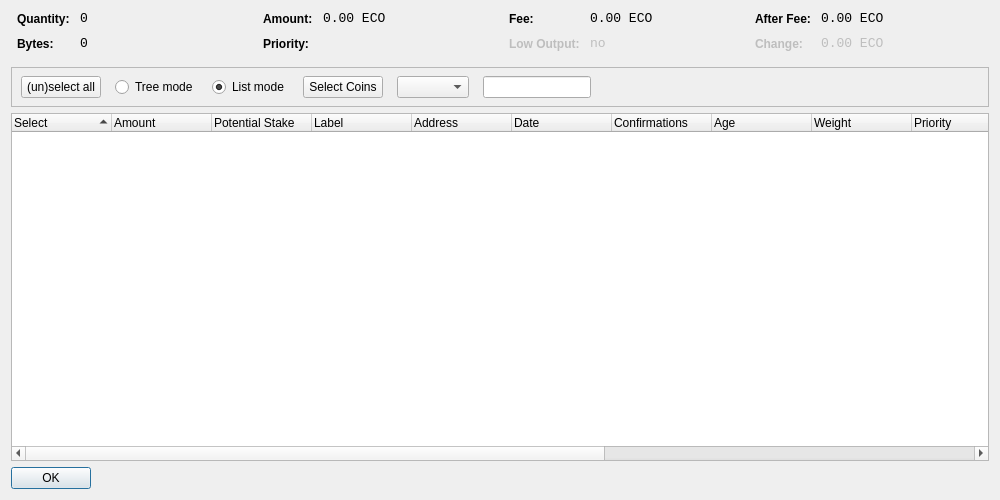
<?xml version="1.0" encoding="UTF-8"?>
<ui version="4.0">
 <class>CoinControlDialog</class>
 <widget class="QDialog" name="CoinControlDialog">
  <property name="geometry">
   <rect>
    <x>0</x>
    <y>0</y>
    <width>1000</width>
    <height>500</height>
   </rect>
  </property>
  <property name="windowTitle">
   <string>Coin Control</string>
  </property>
  <layout class="QVBoxLayout" name="verticalLayout">
   <item>
    <layout class="QHBoxLayout" name="horizontalLayoutTop" stretch="0,0,0,0">
     <property name="topMargin">
      <number>0</number>
     </property>
     <property name="bottomMargin">
      <number>10</number>
     </property>
     <item>
      <layout class="QFormLayout" name="formLayoutCoinControl1">
       <property name="horizontalSpacing">
        <number>10</number>
       </property>
       <property name="verticalSpacing">
        <number>10</number>
       </property>
       <property name="leftMargin">
        <number>6</number>
       </property>
       <property name="rightMargin">
        <number>6</number>
       </property>
       <item row="0" column="0">
        <widget class="QLabel" name="labelCoinControlQuantityText">
         <property name="styleSheet">
          <string notr="true">font-weight:bold;</string>
         </property>
         <property name="text">
          <string>Quantity:</string>
         </property>
        </widget>
       </item>
       <item row="0" column="1">
        <widget class="QLabel" name="labelCoinControlQuantity">
         <property name="font">
          <font>
           <family>Monospace</family>
           <pointsize>10</pointsize>
          </font>
         </property>
         <property name="cursor">
          <cursorShape>IBeamCursor</cursorShape>
         </property>
         <property name="contextMenuPolicy">
          <enum>Qt::ActionsContextMenu</enum>
         </property>
         <property name="text">
          <string>0</string>
         </property>
         <property name="textInteractionFlags">
          <set>Qt::LinksAccessibleByMouse|Qt::TextSelectableByKeyboard|Qt::TextSelectableByMouse</set>
         </property>
        </widget>
       </item>
       <item row="1" column="0">
        <widget class="QLabel" name="labelCoinControlBytesText">
         <property name="styleSheet">
          <string notr="true">font-weight:bold;</string>
         </property>
         <property name="text">
          <string>Bytes:</string>
         </property>
        </widget>
       </item>
       <item row="1" column="1">
        <widget class="QLabel" name="labelCoinControlBytes">
         <property name="font">
          <font>
           <family>Monospace</family>
           <pointsize>10</pointsize>
          </font>
         </property>
         <property name="cursor">
          <cursorShape>IBeamCursor</cursorShape>
         </property>
         <property name="contextMenuPolicy">
          <enum>Qt::ActionsContextMenu</enum>
         </property>
         <property name="text">
          <string>0</string>
         </property>
         <property name="textInteractionFlags">
          <set>Qt::LinksAccessibleByMouse|Qt::TextSelectableByKeyboard|Qt::TextSelectableByMouse</set>
         </property>
        </widget>
       </item>
      </layout>
     </item>
     <item>
      <layout class="QFormLayout" name="formLayoutCoinControl2">
       <property name="horizontalSpacing">
        <number>10</number>
       </property>
       <property name="verticalSpacing">
        <number>10</number>
       </property>
       <property name="leftMargin">
        <number>6</number>
       </property>
       <property name="rightMargin">
        <number>6</number>
       </property>
       <item row="0" column="0">
        <widget class="QLabel" name="labelCoinControlAmountText">
         <property name="styleSheet">
          <string notr="true">font-weight:bold;</string>
         </property>
         <property name="text">
          <string>Amount:</string>
         </property>
        </widget>
       </item>
       <item row="0" column="1">
        <widget class="QLabel" name="labelCoinControlAmount">
         <property name="font">
          <font>
           <family>Monospace</family>
           <pointsize>10</pointsize>
          </font>
         </property>
         <property name="cursor">
          <cursorShape>IBeamCursor</cursorShape>
         </property>
         <property name="contextMenuPolicy">
          <enum>Qt::ActionsContextMenu</enum>
         </property>
         <property name="text">
          <string>0.00 ECO</string>
         </property>
         <property name="textInteractionFlags">
          <set>Qt::LinksAccessibleByMouse|Qt::TextSelectableByKeyboard|Qt::TextSelectableByMouse</set>
         </property>
        </widget>
       </item>
       <item row="1" column="0">
        <widget class="QLabel" name="labelCoinControlPriorityText">
         <property name="styleSheet">
          <string notr="true">font-weight:bold;</string>
         </property>
         <property name="text">
          <string>Priority:</string>
         </property>
        </widget>
       </item>
       <item row="1" column="1">
        <widget class="QLabel" name="labelCoinControlPriority">
         <property name="font">
          <font>
           <family>Monospace</family>
           <pointsize>10</pointsize>
          </font>
         </property>
         <property name="cursor">
          <cursorShape>IBeamCursor</cursorShape>
         </property>
         <property name="contextMenuPolicy">
          <enum>Qt::ActionsContextMenu</enum>
         </property>
         <property name="text">
          <string/>
         </property>
         <property name="textInteractionFlags">
          <set>Qt::LinksAccessibleByMouse|Qt::TextSelectableByKeyboard|Qt::TextSelectableByMouse</set>
         </property>
        </widget>
       </item>
      </layout>
     </item>
     <item>
      <layout class="QFormLayout" name="formLayoutCoinControl3">
       <property name="horizontalSpacing">
        <number>10</number>
       </property>
       <property name="verticalSpacing">
        <number>10</number>
       </property>
       <property name="leftMargin">
        <number>6</number>
       </property>
       <property name="rightMargin">
        <number>6</number>
       </property>
       <item row="0" column="0">
        <widget class="QLabel" name="labelCoinControlFeeText">
         <property name="styleSheet">
          <string notr="true">font-weight:bold;</string>
         </property>
         <property name="text">
          <string>Fee:</string>
         </property>
        </widget>
       </item>
       <item row="0" column="1">
        <widget class="QLabel" name="labelCoinControlFee">
         <property name="font">
          <font>
           <family>Monospace</family>
           <pointsize>10</pointsize>
          </font>
         </property>
         <property name="cursor">
          <cursorShape>IBeamCursor</cursorShape>
         </property>
         <property name="contextMenuPolicy">
          <enum>Qt::ActionsContextMenu</enum>
         </property>
         <property name="text">
          <string>0.00 ECO</string>
         </property>
         <property name="textInteractionFlags">
          <set>Qt::LinksAccessibleByMouse|Qt::TextSelectableByKeyboard|Qt::TextSelectableByMouse</set>
         </property>
        </widget>
       </item>
       <item row="1" column="0">
        <widget class="QLabel" name="labelCoinControlLowOutputText">
         <property name="enabled">
          <bool>false</bool>
         </property>
         <property name="styleSheet">
          <string notr="true">font-weight:bold;</string>
         </property>
         <property name="text">
          <string>Low Output:</string>
         </property>
        </widget>
       </item>
       <item row="1" column="1">
        <widget class="QLabel" name="labelCoinControlLowOutput">
         <property name="enabled">
          <bool>false</bool>
         </property>
         <property name="font">
          <font>
           <family>Monospace</family>
           <pointsize>10</pointsize>
          </font>
         </property>
         <property name="cursor">
          <cursorShape>IBeamCursor</cursorShape>
         </property>
         <property name="contextMenuPolicy">
          <enum>Qt::ActionsContextMenu</enum>
         </property>
         <property name="text">
          <string>no</string>
         </property>
         <property name="textInteractionFlags">
          <set>Qt::LinksAccessibleByMouse|Qt::TextSelectableByKeyboard|Qt::TextSelectableByMouse</set>
         </property>
        </widget>
       </item>
      </layout>
     </item>
     <item>
      <layout class="QFormLayout" name="formLayoutCoinControl4">
       <property name="horizontalSpacing">
        <number>10</number>
       </property>
       <property name="verticalSpacing">
        <number>10</number>
       </property>
       <property name="leftMargin">
        <number>6</number>
       </property>
       <property name="rightMargin">
        <number>6</number>
       </property>
       <item row="0" column="0">
        <widget class="QLabel" name="labelCoinControlAfterFeeText">
         <property name="styleSheet">
          <string notr="true">font-weight:bold;</string>
         </property>
         <property name="text">
          <string>After Fee:</string>
         </property>
        </widget>
       </item>
       <item row="0" column="1">
        <widget class="QLabel" name="labelCoinControlAfterFee">
         <property name="font">
          <font>
           <family>Monospace</family>
           <pointsize>10</pointsize>
          </font>
         </property>
         <property name="cursor">
          <cursorShape>IBeamCursor</cursorShape>
         </property>
         <property name="contextMenuPolicy">
          <enum>Qt::ActionsContextMenu</enum>
         </property>
         <property name="text">
          <string>0.00 ECO</string>
         </property>
         <property name="textInteractionFlags">
          <set>Qt::LinksAccessibleByMouse|Qt::TextSelectableByKeyboard|Qt::TextSelectableByMouse</set>
         </property>
        </widget>
       </item>
       <item row="1" column="0">
        <widget class="QLabel" name="labelCoinControlChangeText">
         <property name="enabled">
          <bool>false</bool>
         </property>
         <property name="styleSheet">
          <string notr="true">font-weight:bold;</string>
         </property>
         <property name="text">
          <string>Change:</string>
         </property>
        </widget>
       </item>
       <item row="1" column="1">
        <widget class="QLabel" name="labelCoinControlChange">
         <property name="enabled">
          <bool>false</bool>
         </property>
         <property name="font">
          <font>
           <family>Monospace</family>
           <pointsize>10</pointsize>
          </font>
         </property>
         <property name="cursor">
          <cursorShape>IBeamCursor</cursorShape>
         </property>
         <property name="contextMenuPolicy">
          <enum>Qt::ActionsContextMenu</enum>
         </property>
         <property name="text">
          <string>0.00 ECO</string>
         </property>
         <property name="textInteractionFlags">
          <set>Qt::LinksAccessibleByMouse|Qt::TextSelectableByKeyboard|Qt::TextSelectableByMouse</set>
         </property>
        </widget>
       </item>
      </layout>
     </item>
    </layout>
   </item>
   <item>
    <widget class="QFrame" name="frame">
     <property name="minimumSize">
      <size>
       <width>0</width>
       <height>40</height>
      </size>
     </property>
     <property name="frameShape">
      <enum>QFrame::StyledPanel</enum>
     </property>
     <property name="frameShadow">
      <enum>QFrame::Sunken</enum>
     </property>
     <widget class="QWidget" name="horizontalLayoutWidget">
      <property name="geometry">
       <rect>
        <x>10</x>
        <y>0</y>
        <width>781</width>
        <height>41</height>
       </rect>
      </property>
      <layout class="QHBoxLayout" name="horizontalLayoutPanel" stretch="0,0,0,0,0,0,0">
       <property name="spacing">
        <number>14</number>
       </property>
       <item>
        <widget class="QPushButton" name="pushButtonSelectAll">
         <property name="sizePolicy">
          <sizepolicy hsizetype="Maximum" vsizetype="Fixed">
           <horstretch>0</horstretch>
           <verstretch>0</verstretch>
          </sizepolicy>
         </property>
         <property name="text">
          <string>(un)select all</string>
         </property>
        </widget>
       </item>
       <item>
        <widget class="QRadioButton" name="radioTreeMode">
         <property name="sizePolicy">
          <sizepolicy hsizetype="Maximum" vsizetype="Fixed">
           <horstretch>0</horstretch>
           <verstretch>0</verstretch>
          </sizepolicy>
         </property>
         <property name="text">
          <string>Tree mode</string>
         </property>
        </widget>
       </item>
       <item>
        <widget class="QRadioButton" name="radioListMode">
         <property name="sizePolicy">
          <sizepolicy hsizetype="Maximum" vsizetype="Fixed">
           <horstretch>0</horstretch>
           <verstretch>0</verstretch>
          </sizepolicy>
         </property>
         <property name="text">
          <string>List mode</string>
         </property>
         <property name="checked">
          <bool>true</bool>
         </property>
        </widget>
       </item>
       <item>
       <widget class="QPushButton" name="pushButtonCustomCC">
        <property name="text">
         <string>Select Coins</string>
        </property>
       </widget>
      </item>
      <item>
       <widget class="QComboBox" name="QComboBoxFilterCoins"/>
      </item>
      <item>
       <widget class="QLineEdit" name="lineEditCustomCC">
        <property name="enabled">
         <bool>true</bool>
        </property>
        <property name="sizePolicy">
         <sizepolicy hsizetype="Fixed" vsizetype="Fixed">
          <horstretch>0</horstretch>
          <verstretch>0</verstretch>
         </sizepolicy>
        </property>
        <property name="baseSize">
         <size>
          <width>50</width>
          <height>0</height>
         </size>
        </property>
       </widget>
      </item>
       <item>
        <spacer name="horizontalSpacer">
         <property name="orientation">
          <enum>Qt::Horizontal</enum>
         </property>
         <property name="sizeHint" stdset="0">
          <size>
           <width>40</width>
           <height>20</height>
          </size>
         </property>
        </spacer>
       </item>
      </layout>
     </widget>
    </widget>
   </item>
   <item>
    <widget class="CoinControlTreeWidget" name="treeWidget">
     <property name="contextMenuPolicy">
      <enum>Qt::CustomContextMenu</enum>
     </property>
     <property name="sortingEnabled">
      <bool>false</bool>
     </property>
     <property name="columnCount">
      <number>16</number>
     </property>
     <attribute name="headerShowSortIndicator" stdset="0">
      <bool>true</bool>
     </attribute>
     <attribute name="headerStretchLastSection">
      <bool>false</bool>
     </attribute>
     <column>
      <property name="text">
       <string>Select</string>
      </property>
     </column>
     <column>
      <property name="text">
       <string>Amount</string>
      </property>
     </column>
     <column>
      <property name="text">
       <string>Potential Stake</string>
       </property>
     </column>
     <column>
      <property name="text">
       <string>Label</string>
      </property>
     </column>
     <column>
      <property name="text">
       <string>Address</string>
      </property>
     </column>
     <column>
      <property name="text">
       <string>Date</string>
      </property>
     </column>
     <column>
      <property name="text">
       <string>Confirmations</string>
      </property>
      <property name="toolTip">
       <string>Confirmed</string>
      </property>
     </column>
     <column>
      <property name="text">
       <string>Age</string>
      </property>
     </column>
     <column>
      <property name="text">
       <string>Weight</string>
      </property>
     </column>
     <column>
      <property name="text">
       <string>Priority</string>
      </property>
     </column>
     <column>
      <property name="text">
       <string/>
      </property>
     </column>
     <column>
      <property name="text">
       <string/>
      </property>
     </column>
     <column>
      <property name="text">
       <string/>
      </property>
     </column>
     <column>
      <property name="text">
       <string/>
      </property>
     </column>
     <column>
      <property name="text">
       <string/>
      </property>
     </column>
     <column>
      <property name="text">
       <string/>
      </property>
     </column>
    </widget>
   </item>
   <item>
    <widget class="QDialogButtonBox" name="buttonBox">
     <property name="sizePolicy">
      <sizepolicy hsizetype="Maximum" vsizetype="Fixed">
       <horstretch>0</horstretch>
       <verstretch>0</verstretch>
      </sizepolicy>
     </property>
     <property name="orientation">
      <enum>Qt::Horizontal</enum>
     </property>
     <property name="standardButtons">
      <set>QDialogButtonBox::Ok</set>
     </property>
    </widget>
   </item>
  </layout>
 </widget>
 <customwidgets>
  <customwidget>
   <class>CoinControlTreeWidget</class>
   <extends>QTreeWidget</extends>
   <header>coincontroltreewidget.h</header>
  </customwidget>
 </customwidgets>
 <resources/>
 <connections/>
</ui>
